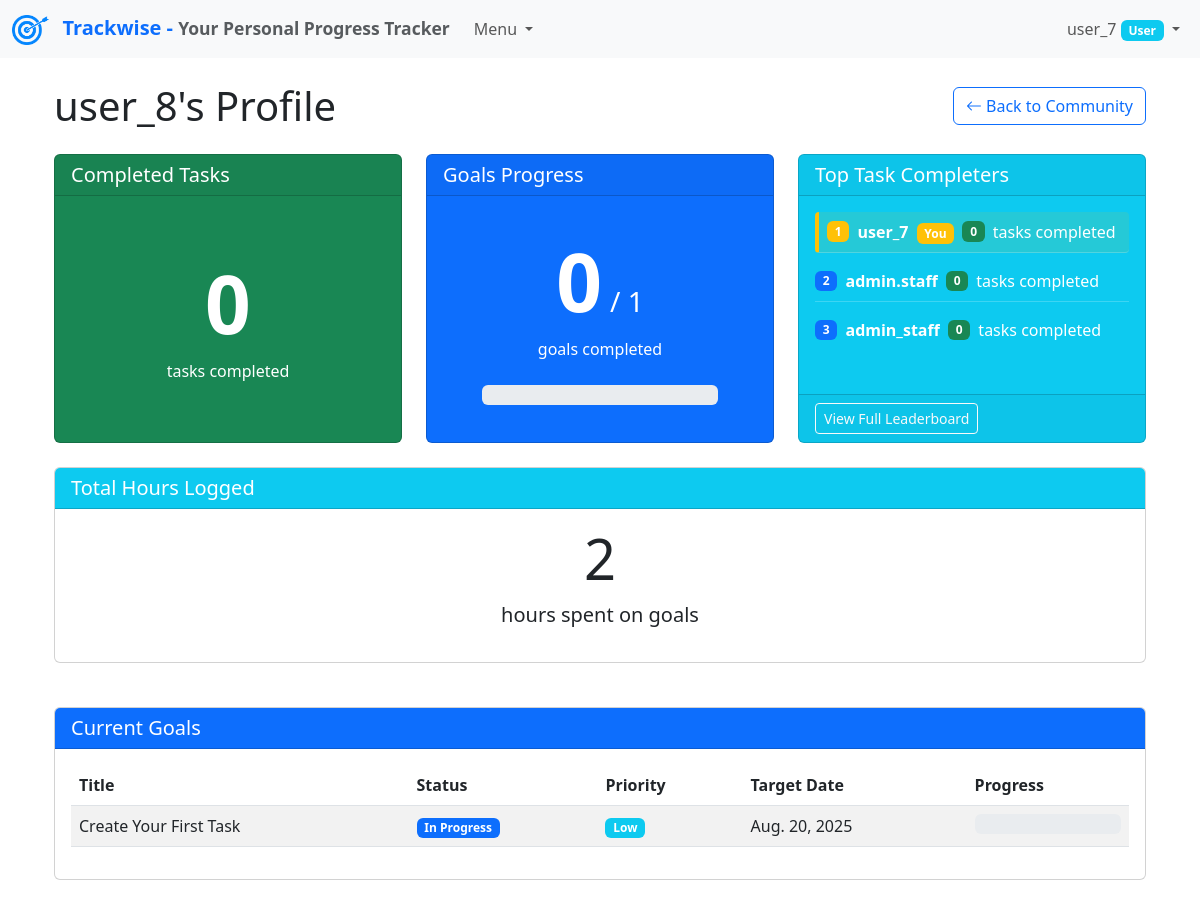
The page /users/10/ (signed in) on the database its author committed.
### tracker/models.py (models this page shows, shortened)
class Goal(models.Model):
    PRIORITY_CHOICES = [
        ('LOW', 'Low'),
        ('MEDIUM', 'Medium'),
        ('HIGH', 'High'),
    ]
    STATUS_CHOICES = [
        ('NOT_STARTED', 'Not Started'),
        ('IN_PROGRESS', 'In Progress'),
        ('COMPLETED', 'Completed'),
        ('ON_HOLD', 'On Hold'),
    ]
    user = models.ForeignKey(User, on_delete=models.CASCADE, related_name='goals')
    title = models.CharField(max_length=200)
    description = models.TextField(blank=True)
    priority = models.CharField(max_length=10, choices=PRIORITY_CHOICES, default='MEDIUM')
    status = models.CharField(max_length=20, choices=STATUS_CHOICES, default='NOT_STARTED')
    start_date = models.DateField(default=timezone.now)
    target_date = models.DateField(null=True, blank=True)
    completed_date = models.DateField(null=True, blank=True)
    created_at = models.DateTimeField(auto_now_add=True)
    updated_at = models.DateTimeField(auto_now=True)
    def get_completion_percentage(self):
        tasks = self.tasks.all()
        if not tasks:
            return 0
        completed_tasks = tasks.filter(is_completed=True).count()
        return int((completed_tasks / tasks.count()) * 100)

### tracker/views.py (the view)
# urls.py: path('users/<int:user_id>/', views.user_detail_view, name='user-detail'),
@login_required
def user_detail_view(request, user_id):
    user = get_object_or_404(User, id=user_id)
    completed_goals_count = Goal.objects.filter(
        user=user,
        status='COMPLETED'
    ).count()
    total_goals_count = Goal.objects.filter(
        user=user
    ).count()
    goals_completion_percentage = 0
    if total_goals_count > 0:
        goals_completion_percentage = int((completed_goals_count / total_goals_count) * 100)
    completed_tasks_count = (
            UserTask.objects.filter(
                user=user,
                is_completed=True
            ).count()
            + Task.objects.filter(
        goal__user=user,
        is_completed=True
    ).count()
    )
    total_hours = HourLog.objects.filter(
        goal__user=user
    ).aggregate(Sum('hours'))['hours__sum'] or 0
    current_goals = Goal.objects.filter(
        user=user
    ).exclude(
        status='COMPLETED'
    ).order_by('priority', 'target_date')
    users = User.objects.exclude(id=user_id).order_by('username')
    user_stats = []
    for u in users:
        user_completed_goals_count = Goal.objects.filter(
            user=u,
            status='COMPLETED'
        ).count()
        user_total_goals_count = Goal.objects.filter(
            user=u
        ).count()
        user_goals_completion_percentage = 0
        if user_total_goals_count > 0:
            user_goals_completion_percentage = int((user_completed_goals_count / user_total_goals_count) * 100)
        user_completed_tasks_count = (
                UserTask.objects.filter(
                    user=u,
                    is_completed=True
                ).count()
                + Task.objects.filter(
            goal__user=u,
            is_completed=True
        ).count()
        )
        user_stats.append({
            'user': u,
            'completed_goals_count': user_completed_goals_count,
            'total_goals_count': user_total_goals_count,
            'goals_completion_percentage': user_goals_completion_percentage,
            'completed_tasks_count': user_completed_tasks_count,
            'is_current_user': u.id == request.user.id,
        })
    user_stats.sort(key=lambda x: x['goals_completion_percentage'], reverse=True)
    top_users = user_stats[:3] if user_stats else []
    context = {
        'profile_user': user,
        'completed_goals_count': completed_goals_count,
        'total_goals_count': total_goals_count,
        'goals_completion_percentage': goals_completion_percentage,
        'completed_tasks_count': completed_tasks_count,
        'total_hours': total_hours,
        'current_goals': current_goals,
        'top_users': top_users,
        'is_admin': request.user.is_staff,
    }
    return render(request, 'user_detail.html', context)

### tracker/templates/user_detail.html (shortened to what this page needs)
{% extends 'base.html' %}
{% block content %}
<div class="container">
    <div class="row mb-4">
        <div class="col-12">
            <div class="d-flex justify-content-between align-items-center">
                <h1 class="mb-0">{{ profile_user.username }}'s Profile</h1>
                <div>
                    <a href="{% url 'community' %}" class="btn btn-outline-primary">
                        <i class="bi bi-arrow-left"></i> Back to Community
                    </a>
                </div>
            </div>
        </div>
    </div>
    <div class="row mb-4">
        <div class="col-md-4">
            <div class="card text-white bg-success h-100">
                <div class="card-header">
                    <h5 class="card-title mb-0">Completed Tasks</h5>
                </div>
                <div class="card-body d-flex flex-column align-items-center justify-content-center">
                    <h1 class="display-1 fw-bold">{{ completed_tasks_count }}</h1>
                    <p class="card-text">tasks completed</p>
                </div>
            </div>
        </div>
        <div class="col-md-4">
            <div class="card text-white bg-primary h-100">
                <div class="card-header">
                    <h5 class="card-title mb-0">Goals Progress</h5>
                </div>
                <div class="card-body d-flex flex-column align-items-center justify-content-center">
                    <div class="d-flex align-items-baseline">
                        <h1 class="display-1 fw-bold">{{ completed_goals_count }}</h1>
                        <h3 class="ms-2">/ {{ total_goals_count }}</h3>
                    </div>
                    <p class="card-text">goals completed</p>
                    {% if total_goals_count > 0 %}
                        <div class="progress w-75 mt-2">
                        </div>
                    {% endif %}
                </div>
            </div>
        </div>
        <div class="col-md-4">
            <div class="card text-white bg-info h-100">
                <div class="card-header">
                    <h5 class="card-title mb-0">Top Task Completers</h5>
                </div>
                <div class="card-body">
                    {% if top_users %}
                        <div class="leaderboard-mini">
                            {% for stat in top_users %}
                                <div class="leaderboard-item d-flex align-items-center mb-2 {% if stat.is_current_user %}current-user{% endif %}">
                                    <span class="badge {% if stat.is_current_user %}bg-warning{% else %}bg-primary{% endif %} me-2">{{ forloop.counter }}</span>
                                    <span class="user-name me-2">
                                        {{ stat.user.username }}
                                        {% if stat.is_current_user %}<span class="badge bg-warning ms-1">You</span>{% endif %}
                                    </span>
                                    <div class="d-flex align-items-center">
                                        <span class="badge bg-success me-2">{{ stat.completed_tasks_count }}</span>
                                        <span class="text-white">tasks completed</span>
                                    </div>
                                </div>
                            {% endfor %}
                        </div>
                    {% else %}
                        <p class="text-center">No other users yet.</p>
                    {% endif %}
                </div>
                <div class="card-footer">
                    <a href="{% url 'community' %}" class="btn btn-outline-light btn-sm">View Full Leaderboard</a>
                </div>
            </div>
        </div>
    </div>
    <div class="row mb-4">
        <div class="col-12">
            <div class="card">
                <div class="card-header bg-info text-white">
                    <h5 class="card-title mb-0">Total Hours Logged</h5>
                </div>
                <div class="card-body text-center">
                    <h2 class="display-4">{{ total_hours }}</h2>
                    <p class="lead">hours spent on goals</p>
                </div>
            </div>
        </div>
    </div>
    <div class="row">
        <div class="col-12">
            <div class="card">
                <div class="card-header bg-primary text-white">
                    <h5 class="card-title mb-0">Current Goals</h5>
                </div>
                <div class="card-body">
                    {% if current_goals %}
                        <div class="table-responsive">
                            <table class="table table-striped table-hover">
                                <thead>
                                    <tr>
                                        <th>Title</th>
                                        <th>Status</th>
                                        <th>Priority</th>
                                        <th>Target Date</th>
                                        <th>Progress</th>
                                    </tr>
                                </thead>
                                <tbody>
                                    {% for goal in current_goals %}
                                        <tr>
                                            <td>{{ goal.title }}</td>
                                            <td>
                                                <span class="badge {% if goal.status == 'NOT_STARTED' %}bg-secondary{% elif goal.status == 'IN_PROGRESS' %}bg-primary{% elif goal.status == 'ON_HOLD' %}bg-warning{% endif %}">
                                                    {{ goal.get_status_display }}
                                                </span>
                                            </td>
                                            <td>
                                                <span class="badge {% if goal.priority == 'HIGH' %}bg-danger{% elif goal.priority == 'MEDIUM' %}bg-warning{% else %}bg-info{% endif %}">
                                                    {{ goal.get_priority_display }}
                                                </span>
                                            </td>
                                            <td>{{ goal.target_date|default:"No target date" }}</td>
                                            <td>
                                                <div class="progress">
                                                </div>
                                            </td>
                                        </tr>
                                    {% endfor %}
                                </tbody>
                            </table>
                        </div>
                    {% else %}
                        <p class="text-center">This user doesn't have any active goals.</p>
                    {% endif %}
                </div>
            </div>
        </div>
    </div>
</div>
{% endblock %}
{% block extra_css %}
<link rel="stylesheet" href="https://cdn.jsdelivr.net/npm/bootstrap-icons@1.10.0/font/bootstrap-icons.css">
{% endblock %}

### tracker/templates/base.html (shortened to what this page needs)
{% load static %}
<!DOCTYPE html>
<html lang="en">
<head>
    {% load static %}
    <link href="https://cdn.jsdelivr.net/npm/bootstrap@5.3.0/dist/css/bootstrap.min.css" rel="stylesheet">
    {% block extra_css %}{% endblock %}
</head>
<body>
<nav class="navbar navbar-expand-lg navbar-light bg-light">
    <div class="container-fluid">
        <a class="navbar-brand fw-bold text-primary" href="{% url 'dashboard' %}">
            {% load static %}
            <img src="{% static 'tracker/images/target-icon.png' %}" alt="Trackwise Logo" height="30" class="me-2">
            Trackwise - <small class="text-muted">Your Personal Progress Tracker</small>
        </a>
        <div class="navbar-nav me-auto">
            <div class="nav-item dropdown">
                <a class="nav-link dropdown-toggle" href="#" id="navbarDropdown" role="button" data-bs-toggle="dropdown"
                   aria-expanded="false">
                    Menu
                </a>
            </div>
        </div>
        <div class="navbar-nav ms-auto">
            {% if user.is_authenticated %}
                <div class="nav-item dropdown">
                    <a class="nav-link dropdown-toggle" href="#" id="userDropdown" role="button"
                       data-bs-toggle="dropdown" aria-expanded="false">
                        {{ user.username }}
                        {% if user.is_staff %}
                            <span class="badge bg-danger">Admin</span>
                        {% else %}
                            <span class="badge bg-info">User</span>
                        {% endif %}
                    </a>
                </div>
            {% else %}
                <a class="btn btn-outline-primary me-2" href="{% url 'login' %}">Login</a>
                <a class="btn btn-outline-success" href="{% url 'register' %}">Register</a>
            {% endif %}
        </div>
    </div>
</nav>
<div class="container mt-4">
    {% block content %}{% endblock %}
</div>
</body>
</html>

### tracker/templates/user_detail.html (style rules this page uses)
.progress { height: 20px; }
.card { margin-bottom: 20px; }
.leaderboard-mini { max-height: 100%; }
.leaderboard-item { padding: 8px 0; border-bottom: 1px solid rgba(255, 255, 255, 0.2); }
.leaderboard-item:last-child { border-bottom: none; }
.user-name { font-weight: bold; white-space: nowrap; overflow: hidden; text-overflow: ellipsis; max-width: 100px; }
.leaderboard-item.current-user { background-color: rgba(255, 193, 7, 0.1); border-left: 4px solid #ffc107; border-radius: 4px; padding-left: 8px; }

### rows shown on the page
Goal: title "Create Your First Task", status "In Progress", priority "Low", target_date "Aug. 20, 2025"

### other values the page prints
{{ user.username }} "user_7"
{{ profile_user.username }} "user_8"
{{ completed_tasks_count }} "0"
{{ completed_goals_count }} "0"
{{ total_goals_count }} "1"
{{ stat.user.username }} "user_7"
{{ stat.completed_tasks_count }} "0"
{{ stat.user.username }} "admin.staff"
{{ stat.user.username }} "admin_staff"
{{ total_hours }} "2"
